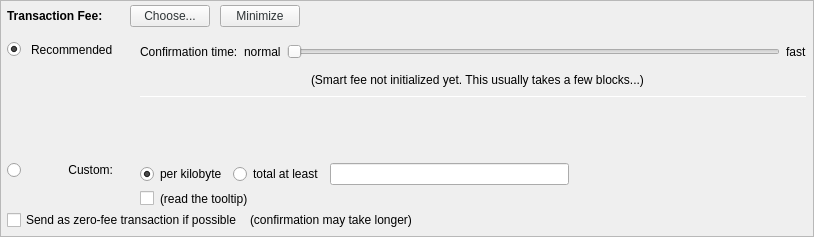
         <widget class="QFrame" name="frameFee">
          <property name="sizePolicy">
           <sizepolicy hsizetype="Expanding" vsizetype="Expanding">
            <horstretch>0</horstretch>
            <verstretch>0</verstretch>
           </sizepolicy>
          </property>
          <property name="maximumSize">
           <size>
            <width>16777215</width>
            <height>16777215</height>
           </size>
          </property>
          <property name="frameShape">
           <enum>QFrame::StyledPanel</enum>
          </property>
          <property name="frameShadow">
           <enum>QFrame::Sunken</enum>
          </property>
          <layout class="QVBoxLayout" name="verticalLayoutFee1">
           <property name="spacing">
            <number>0</number>
           </property>
           <property name="leftMargin">
            <number>0</number>
           </property>
           <property name="topMargin">
            <number>0</number>
           </property>
           <property name="rightMargin">
            <number>0</number>
           </property>
           <property name="bottomMargin">
            <number>0</number>
           </property>
           <item>
            <layout class="QVBoxLayout" name="verticalLayoutFee2" stretch="0,0,0">
             <property name="spacing">
              <number>0</number>
             </property>
             <property name="leftMargin">
              <number>6</number>
             </property>
             <property name="topMargin">
              <number>0</number>
             </property>
             <property name="rightMargin">
              <number>6</number>
             </property>
             <item>
              <layout class="QHBoxLayout" name="horizontalLayoutFee1">
               <property name="bottomMargin">
                <number>0</number>
               </property>
               <item>
                <layout class="QVBoxLayout" name="verticalLayoutFee7">
                 <property name="spacing">
                  <number>0</number>
                 </property>
                 <item>
                  <spacer name="verticalSpacerSmartFee">
                   <property name="orientation">
                    <enum>Qt::Vertical</enum>
                   </property>
                   <property name="sizeType">
                    <enum>QSizePolicy::Fixed</enum>
                   </property>
                   <property name="sizeHint" stdset="0">
                    <size>
                     <width>1</width>
                     <height>4</height>
                    </size>
                   </property>
                  </spacer>
                 </item>
                 <item>
                  <layout class="QHBoxLayout" name="horizontalLayoutSmartFee">
                   <property name="spacing">
                    <number>10</number>
                   </property>
                   <item>
                    <widget class="QLabel" name="labelFeeHeadline">
                     <property name="sizePolicy">
                      <sizepolicy hsizetype="Preferred" vsizetype="Maximum">
                       <horstretch>0</horstretch>
                       <verstretch>0</verstretch>
                      </sizepolicy>
                     </property>
                     <property name="font">
                      <font>
                       <weight>75</weight>
                       <bold>true</bold>
                      </font>
                     </property>
                     <property name="styleSheet">
                      <string notr="true">font-weight:bold;</string>
                     </property>
                     <property name="text">
                      <string>Transaction Fee:</string>
                     </property>
                    </widget>
                   </item>
                   <item>
                    <widget class="QLabel" name="labelFeeMinimized">
                     <property name="text">
                      <string/>
                     </property>
                    </widget>
                   </item>
                   <item>
                    <widget class="QPushButton" name="buttonChooseFee">
                     <property name="styleSheet">
                      <string notr="true">color: rgb(46, 52, 54);</string>
                     </property>
                     <property name="text">
                      <string>Choose...</string>
                     </property>
                    </widget>
                   </item>
                   <item>
                    <widget class="QPushButton" name="buttonMinimizeFee">
                     <property name="toolTip">
                      <string>collapse fee-settings</string>
                     </property>
                     <property name="styleSheet">
                      <string notr="true">color: rgb(46, 52, 54);</string>
                     </property>
                     <property name="text">
                      <string>Minimize</string>
                     </property>
                    </widget>
                   </item>
                  </layout>
                 </item>
                 <item>
                  <spacer name="verticalSpacer_5">
                   <property name="orientation">
                    <enum>Qt::Vertical</enum>
                   </property>
                   <property name="sizeHint" stdset="0">
                    <size>
                     <width>1</width>
                     <height>1</height>
                    </size>
                   </property>
                  </spacer>
                 </item>
                </layout>
               </item>
               <item>
                <spacer name="horizontalSpacer_4">
                 <property name="orientation">
                  <enum>Qt::Horizontal</enum>
                 </property>
                 <property name="sizeHint" stdset="0">
                  <size>
                   <width>40</width>
                   <height>20</height>
                  </size>
                 </property>
                </spacer>
               </item>
              </layout>
             </item>
             <item>
              <widget class="QFrame" name="frameFeeSelection">
               <layout class="QVBoxLayout" name="verticalLayoutFee12">
                <property name="spacing">
                 <number>0</number>
                </property>
                <property name="leftMargin">
                 <number>0</number>
                </property>
                <property name="topMargin">
                 <number>0</number>
                </property>
                <property name="rightMargin">
                 <number>0</number>
                </property>
                <property name="bottomMargin">
                 <number>0</number>
                </property>
                <item>
                 <layout class="QGridLayout" name="gridLayoutFee">
                  <property name="topMargin">
                   <number>10</number>
                  </property>
                  <property name="bottomMargin">
                   <number>4</number>
                  </property>
                  <property name="horizontalSpacing">
                   <number>10</number>
                  </property>
                  <property name="verticalSpacing">
                   <number>4</number>
                  </property>
                  <item row="2" column="0">
                   <layout class="QVBoxLayout" name="verticalLayoutFee4" stretch="0">
                    <item>
                     <spacer name="verticalSpacer_2">
                      <property name="orientation">
                       <enum>Qt::Vertical</enum>
                      </property>
                      <property name="sizeHint" stdset="0">
                       <size>
                        <width>1</width>
                        <height>1</height>
                       </size>
                      </property>
                     </spacer>
                    </item>
                   </layout>
                  </item>
                  <item row="3" column="0">
                   <layout class="QVBoxLayout" name="verticalLayoutFee9" stretch="0,1">
                    <item>
                     <widget class="QRadioButton" name="radioCustomFee">
                      <property name="text">
                       <string/>
                      </property>
                      <attribute name="buttonGroup">
                       <string notr="true">groupFee</string>
                      </attribute>
                     </widget>
                    </item>
                    <item>
                     <spacer name="verticalSpacer_6">
                      <property name="orientation">
                       <enum>Qt::Vertical</enum>
                      </property>
                      <property name="sizeHint" stdset="0">
                       <size>
                        <width>1</width>
                        <height>1</height>
                       </size>
                      </property>
                     </spacer>
                    </item>
                   </layout>
                  </item>
                  <item row="3" column="1">
                   <widget class="QLabel" name="labelCustomFee">
                    <property name="text">
                     <string>Custom:</string>
                    </property>
                    <property name="alignment">
                     <set>Qt::AlignRight|Qt::AlignTop|Qt::AlignTrailing</set>
                    </property>
                   </widget>
                  </item>
                  <item row="3" column="4">
                   <layout class="QVBoxLayout" name="verticalLayoutFee8">
                    <property name="spacing">
                     <number>6</number>
                    </property>
                    <item>
                     <layout class="QHBoxLayout" name="horizontalLayoutFee13">
                      <item>
                       <widget class="QRadioButton" name="radioCustomPerKilobyte">
                        <property name="toolTip">
                         <string>If the custom fee is set to 1000 uXVGDGs and the transaction is only 250 bytes, then &quot;per kilobyte&quot; only pays 250 uXVGDGs in fee,&lt;br /&gt;while &quot;at least&quot; pays 1000 uXVGDGs. For transactions bigger than a kilobyte both pay by kilobyte.</string>
                        </property>
                        <property name="text">
                         <string>per kilobyte</string>
                        </property>
                        <property name="checked">
                         <bool>true</bool>
                        </property>
                        <attribute name="buttonGroup">
                         <string notr="true">groupCustomFee</string>
                        </attribute>
                       </widget>
                      </item>
                      <item>
                       <widget class="QRadioButton" name="radioCustomAtLeast">
                        <property name="toolTip">
                         <string>If the custom fee is set to 1000 uXVGDGs and the transaction is only 250 bytes, then &quot;per kilobyte&quot; only pays 250 uXVGDGs in fee,&lt;br /&gt;while &quot;total at least&quot; pays 1000 uXVGDGs. For transactions bigger than a kilobyte both pay by kilobyte.</string>
                        </property>
                        <property name="text">
                         <string>total at least</string>
                        </property>
                        <attribute name="buttonGroup">
                         <string notr="true">groupCustomFee</string>
                        </attribute>
                       </widget>
                      </item>
                      <item>
                       <widget class="BitcoinAmountField" name="customFee"/>
                      </item>
                      <item>
                       <spacer name="horizontalSpacer_6">
                        <property name="orientation">
                         <enum>Qt::Horizontal</enum>
                        </property>
                        <property name="sizeHint" stdset="0">
                         <size>
                          <width>1</width>
                          <height>1</height>
                         </size>
                        </property>
                       </spacer>
                      </item>
                     </layout>
                    </item>
                    <item>
                     <layout class="QHBoxLayout" name="horizontalLayoutFee8">
                      <item>
                       <widget class="QCheckBox" name="checkBoxMinimumFee">
                        <property name="toolTip">
                         <string>Paying only the minimum fee is just fine as long as there is less transaction volume than space in the blocks.&lt;br /&gt;But be aware that this can end up in a never confirming transaction once there is more demand for XVGDG transactions than the network can process.</string>
                        </property>
                        <property name="text">
                         <string/>
                        </property>
                       </widget>
                      </item>
                      <item>
                       <widget class="QLabel" name="labelMinFeeWarning">
                        <property name="enabled">
                         <bool>true</bool>
                        </property>
                        <property name="toolTip">
                         <string>Paying only the minimum fee is just fine as long as there is less transaction volume than space in the blocks.&lt;br /&gt;But be aware that this can end up in a never confirming transaction once there is more demand for XVGDG transactions than the network can process.</string>
                        </property>
                        <property name="text">
                         <string>(read the tooltip)</string>
                        </property>
                        <property name="margin">
                         <number>5</number>
                        </property>
                       </widget>
                      </item>
                      <item>
                       <spacer name="horizontalSpacer_2">
                        <property name="orientation">
                         <enum>Qt::Horizontal</enum>
                        </property>
                        <property name="sizeHint" stdset="0">
                         <size>
                          <width>1</width>
                          <height>1</height>
                         </size>
                        </property>
                       </spacer>
                      </item>
                     </layout>
                    </item>
                   </layout>
                  </item>
                  <item row="1" column="1">
                   <widget class="QLabel" name="labelSmartFee_2">
                    <property name="text">
                     <string>Recommended</string>
                    </property>
                   </widget>
                  </item>
                  <item row="0" column="4" rowspan="3">
                   <layout class="QVBoxLayout" name="verticalLayoutFee3" stretch="0,0,0,0,1,0">
                    <property name="spacing">
                     <number>6</number>
                    </property>
                    <property name="topMargin">
                     <number>2</number>
                    </property>
                    <property name="bottomMargin">
                     <number>20</number>
                    </property>
                    <item>
                     <layout class="QHBoxLayout" name="horizontalLayoutFee9">
                      <item>
                       <widget class="QLabel" name="labelSmartFee3">
                        <property name="text">
                         <string>Confirmation time:</string>
                        </property>
                        <property name="margin">
                         <number>2</number>
                        </property>
                       </widget>
                      </item>
                      <item>
                       <widget class="QLabel" name="labelSmartFeeNormal">
                        <property name="text">
                         <string>normal</string>
                        </property>
                        <property name="margin">
                         <number>2</number>
                        </property>
                       </widget>
                      </item>
                      <item>
                       <widget class="QSlider" name="sliderSmartFee">
                        <property name="minimumSize">
                         <size>
                          <width>0</width>
                          <height>24</height>
                         </size>
                        </property>
                        <property name="minimum">
                         <number>0</number>
                        </property>
                        <property name="maximum">
                         <number>24</number>
                        </property>
                        <property name="pageStep">
                         <number>1</number>
                        </property>
                        <property name="value">
                         <number>0</number>
                        </property>
                        <property name="orientation">
                         <enum>Qt::Horizontal</enum>
                        </property>
                        <property name="invertedAppearance">
                         <bool>false</bool>
                        </property>
                        <property name="invertedControls">
                         <bool>false</bool>
                        </property>
                        <property name="tickPosition">
                         <enum>QSlider::NoTicks</enum>
                        </property>
                       </widget>
                      </item>
                      <item>
                       <widget class="QLabel" name="labelSmartFeeFast">
                        <property name="text">
                         <string>fast</string>
                        </property>
                       </widget>
                      </item>
                     </layout>
                    </item>
                    <item>
                     <layout class="QHBoxLayout" name="horizontalLayout_recommended_texts">
                      <property name="spacing">
                       <number>0</number>
                      </property>
                      <item>
                       <spacer name="horizontalSpacer_8">
                        <property name="orientation">
                         <enum>Qt::Horizontal</enum>
                        </property>
                        <property name="sizeHint" stdset="0">
                         <size>
                          <width>40</width>
                          <height>20</height>
                         </size>
                        </property>
                       </spacer>
                      </item>
                      <item>
                       <widget class="QLabel" name="labelFeeEstimation">
                        <property name="text">
                         <string/>
                        </property>
                        <property name="margin">
                         <number>2</number>
                        </property>
                       </widget>
                      </item>
                      <item>
                       <widget class="QLabel" name="labelSmartFee2">
                        <property name="text">
                         <string>(Smart fee not initialized yet. This usually takes a few blocks...)</string>
                        </property>
                        <property name="alignment">
                         <set>Qt::AlignLeading|Qt::AlignLeft|Qt::AlignVCenter</set>
                        </property>
                        <property name="wordWrap">
                         <bool>false</bool>
                        </property>
                        <property name="margin">
                         <number>2</number>
                        </property>
                        <property name="indent">
                         <number>-1</number>
                        </property>
                       </widget>
                      </item>
                      <item>
                       <spacer name="horizontalSpacer_3">
                        <property name="orientation">
                         <enum>Qt::Horizontal</enum>
                        </property>
                        <property name="sizeHint" stdset="0">
                         <size>
                          <width>40</width>
                          <height>20</height>
                         </size>
                        </property>
                       </spacer>
                      </item>
                     </layout>
                    </item>
                    <item>
                     <widget class="Line" name="line_2">
                      <property name="minimumSize">
                       <size>
                        <width>0</width>
                        <height>1</height>
                       </size>
                      </property>
                      <property name="maximumSize">
                       <size>
                        <width>16777215</width>
                        <height>1</height>
                       </size>
                      </property>
                      <property name="orientation">
                       <enum>Qt::Horizontal</enum>
                      </property>
                     </widget>
                    </item>
                    <item>
                     <layout class="QHBoxLayout" name="horizontalLayoutFee12">
                      <item>
                       <spacer name="horizontalSpacer_5">
                        <property name="orientation">
                         <enum>Qt::Horizontal</enum>
                        </property>
                        <property name="sizeHint" stdset="0">
                         <size>
                          <width>1</width>
                          <height>1</height>
                         </size>
                        </property>
                       </spacer>
                      </item>
                     </layout>
                    </item>
                    <item>
                     <spacer name="verticalSpacer_4">
                      <property name="orientation">
                       <enum>Qt::Vertical</enum>
                      </property>
                      <property name="sizeHint" stdset="0">
                       <size>
                        <width>1</width>
                        <height>1</height>
                       </size>
                      </property>
                     </spacer>
                    </item>
                    <item>
                     <spacer name="verticalSpacer_3">
                      <property name="orientation">
                       <enum>Qt::Vertical</enum>
                      </property>
                      <property name="sizeHint" stdset="0">
                       <size>
                        <width>20</width>
                        <height>40</height>
                       </size>
                      </property>
                     </spacer>
                    </item>
                   </layout>
                  </item>
                  <item row="1" column="2">
                   <widget class="QLabel" name="labelSmartFee">
                    <property name="text">
                     <string/>
                    </property>
                    <property name="margin">
                     <number>2</number>
                    </property>
                   </widget>
                  </item>
                  <item row="1" column="0">
                   <widget class="QRadioButton" name="radioSmartFee">
                    <property name="text">
                     <string/>
                    </property>
                    <property name="checked">
                     <bool>true</bool>
                    </property>
                    <attribute name="buttonGroup">
                     <string notr="true">groupFee</string>
                    </attribute>
                   </widget>
                  </item>
                 </layout>
                </item>
                <item>
                 <layout class="QHBoxLayout" name="horizontalLayoutFee5" stretch="0,0,0">
                  <property name="spacing">
                   <number>8</number>
                  </property>
                  <property name="bottomMargin">
                   <number>4</number>
                  </property>
                  <item>
                   <widget class="QCheckBox" name="checkBoxFreeTx">
                    <property name="text">
                     <string>Send as zero-fee transaction if possible</string>
                    </property>
                   </widget>
                  </item>
                  <item>
                   <widget class="QLabel" name="labelFreeTx">
                    <property name="text">
                     <string>(confirmation may take longer)</string>
                    </property>
                    <property name="margin">
                     <number>5</number>
                    </property>
                   </widget>
                  </item>
                  <item>
                   <spacer name="horizontalSpacerFee5">
                    <property name="orientation">
                     <enum>Qt::Horizontal</enum>
                    </property>
                    <property name="sizeHint" stdset="0">
                     <size>
                      <width>1</width>
                      <height>1</height>
                     </size>
                    </property>
                   </spacer>
                  </item>
                 </layout>
                </item>
                <item>
                 <spacer name="verticalSpacerFee2">
                  <property name="orientation">
                   <enum>Qt::Vertical</enum>
                  </property>
                  <property name="sizeHint" stdset="0">
                   <size>
                    <width>1</width>
                    <height>1</height>
                   </size>
                  </property>
                 </spacer>
                </item>
               </layout>
              </widget>
             </item>
             <item>
              <spacer name="verticalSpacerFee">
               <property name="orientation">
                <enum>Qt::Vertical</enum>
               </property>
               <property name="sizeHint" stdset="0">
                <size>
                 <width>800</width>
                 <height>1</height>
                </size>
               </property>
              </spacer>
             </item>
            </layout>
           </item>
          </layout>
         </widget>
